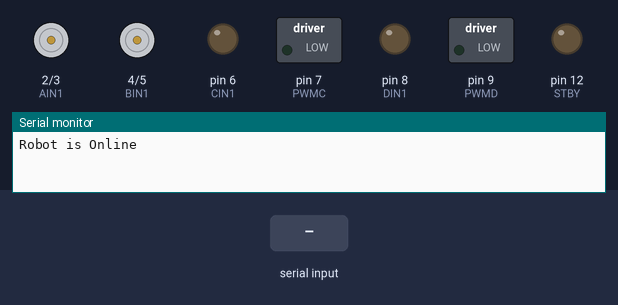
Simulated run of this sketch. Board: Arduino Uno, built with avr-gcc and run on an emulated ATmega328P. Shown: direction and speed pins drawn as motors (green arrow = direction pin HIGH = forward, orange = LOW = backward, longer = more drive, stopped while the standby pin is LOW), switched loads named in the sketch (green lamp = pin HIGH), output pins drawn as LEDs (lit = HIGH), the last lines printed to the serial monitor. The test bench sets the inputs (shaded band).

Above: at 1.2 s.
1.3 s: "1\n" received over Serial
At 4.0 s:
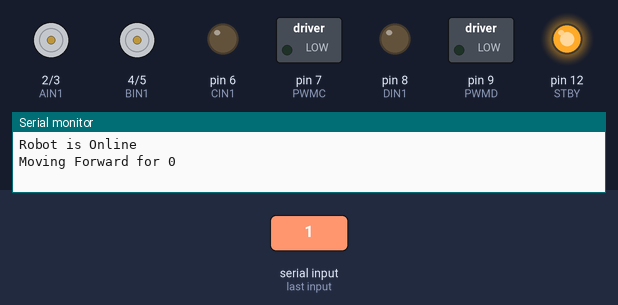
4.3 s: "1,90,45\n" received over Serial
At 5.5 s:
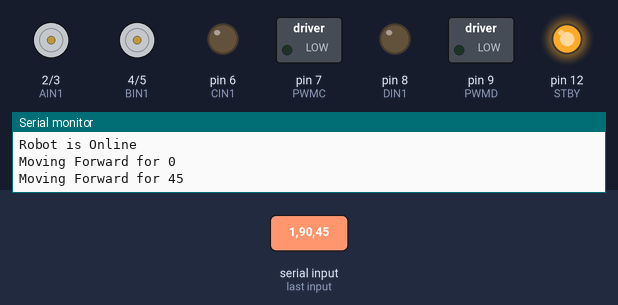
Timing chart, 0 to 7.3 s (numbered marks = the images above; inputs shaded):
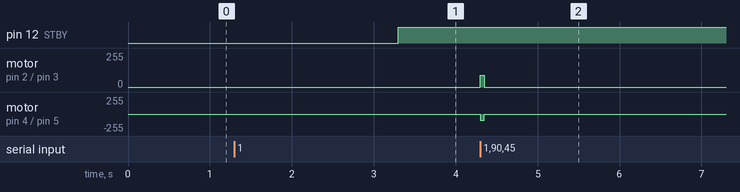

The sketch:

enhanced_smore.ino
```cpp
//Modular robot project @IPFW
//Zhitian Zhang, ECE
//motor A connected between A01 and A02
//motor B connected between B01 and B02
//motor C connected between C01 and C02
//motor D connected between D01 and D02

//Connections:
//Pin 2 -> PWMA
//Pin 3 -> AIN2
//Pin 4 -> AIN1
//Pin 5 -> STBY1,STBY2
//Pin 6 -> BIN2
//Pin 7 -> BIN1
//Pin 8 -> PWMB


//Pin configure

int STBY = 12; //standby

//Motor A Left motor
int PWMA = 3; //Speed control
//int AIN2 = 3; //Direction
int AIN1 = 2; //Direction

//Motor B right motor
int PWMB = 5; //Speed control
int BIN1 = 4; //Direction
//int BIN2 = 6; //Direction

//Motor C left arm
int CIN1 = 6;
int PWMC = 7;

//Motor D right arm
int DIN1 = 8;
int PWMD = 9;


void setup(){
  pinMode(STBY, OUTPUT);

  pinMode(PWMA, OUTPUT);
  pinMode(AIN1, OUTPUT);
  //pinMode(AIN2, OUTPUT);

  pinMode(PWMB, OUTPUT);
  pinMode(BIN1, OUTPUT);
  //pinMode(BIN2, OUTPUT);

  pinMode(PWMC, OUTPUT);
  pinMode(CIN1, OUTPUT);

  pinMode(PWMD, OUTPUT);
  pinMode(DIN1, OUTPUT);

  Serial.begin(115200);
  Serial.println("Robot is Online");
}

//command list:(command, speed)
//1 2 - move forward or backward
//3 4 - turn left or right
//5 - stop 6 -arm stop
//7 8 - move the arm
//11-16 function without time delay

void loop(){
  while(Serial.available() > 0){
    int f = Serial.parseInt();//1,2,3,4,5,6-forward backward left right
    int v = Serial.parseInt();//- stop standby, v range from 130-255
    int d = Serial.parseInt();//the amount of delay prior to stoping the motors
                              //may be used for encoder position in the future
    Serial.println(action(f, v, d));
  }
}

/*
 * act signifies which action the robot will take
 * speed indicates how fast the motor will move
 * del indicates the delay prior to the command being terminated
 * which may be used to indicate encoder position in the future
 */
String action(int act, int speed, int del){
  String message = "";
  int whichStop = 0;

  switch(act){
    case 1:
      move(1,speed,1);
      move(0,speed,0);
      message += "Moving Forward for " + String(del);
      break;
    case 2:
      move(1,speed,0);
      move(0,speed,1);
      message += "Moving Backward for " + String(del);
      break;
    case 3:
      move(1,speed,0);
      move(0,speed,0);
      message += "Turning Left for " + String(del);
      break;
    case 4:
      move(1,speed,1);
      move(0,speed,1);
      message += "Turning Right for " + String(del);
      break;
    case 5:
      move(2,speed,1);
      move(3,speed,1);
      message += "Moving the arm in direction 1 for " + String(del);
      whichStop = 1;
      break;
    case 6:
      move(2,speed,0);
      move(3,speed,0);
      message += "Moving the arm in direction 2 for " + String(del);
      whichStop = 1;
      break;
    case 7:
      message += "Move key out";
      whichStop = 2;
      break;
    case 8:
      message += "Move key in";
      whichStop = 2;
      break;
    case 99:
      message += "Robot is Online";
      break;
  }

  //delay is used to allow the motor to move for a predetermined
  //amount of time before it's turned off
  delay(del);

  //indicates which stop function is called
  Stop(whichStop);

  return message;
}

void Stop(int which){
//This stops the motor by setting both IN pins to LOW
  if (which == 0){
    //stops the robot movement
    digitalWrite(AIN1, LOW);
    digitalWrite(BIN1, LOW);
    analogWrite(PWMA, 0);
    analogWrite(PWMB, 0);
  } else if (which == 1){
    //stops the arm
    digitalWrite(CIN1, LOW);
    digitalWrite(DIN1, LOW);
    analogWrite(PWMC, 0);
    analogWrite(PWMD, 0);
  } else {
    //stops the key

  }
}

void standby(){
//enable standby
  Serial.println("function standby activiated");
  digitalWrite(STBY, LOW);
}

void move(int motor, int speed, int direction){
//Move specific motor at speed and direction
//motor: 0 for B 1 for A 2 for C 3 for D
//speed: 0 is off, and 255 is full speed
//direction: 0 clockwise, 1 counter-clockwise

  digitalWrite(STBY, HIGH); //disable standby

  boolean inPin1 = LOW;
  boolean inPin2 = HIGH;

  if(direction == 1){
    inPin1 = HIGH;
    inPin2 = LOW;
  }

  switch(motor){
    case 0:
      digitalWrite(BIN1, inPin1);
      analogWrite(PWMB, speed);
      break;
    case 1:
      digitalWrite(AIN1, inPin1);
      analogWrite(PWMA, speed);
      break;
    case 2:
      digitalWrite(CIN1, inPin1);
      analogWrite(PWMC, speed);
      break;
    case 3:
      digitalWrite(DIN1, inPin1);
      analogWrite(PWMD, speed);
      break;
  }
}
```

Measured:
- after the input at 1.3 s, pin 12 (STBY): LOW → HIGH after 2.0 s
- after the input at 4.3 s, motor on pin 2 (AIN1) / pin 3 (PWMA): stopped → forward 90/255 at once, → stopped 0.05 s later; motor on pin 4 (BIN1) / pin 5 (PWMB): stopped → backward 90/255 at once, → stopped 0.05 s later
